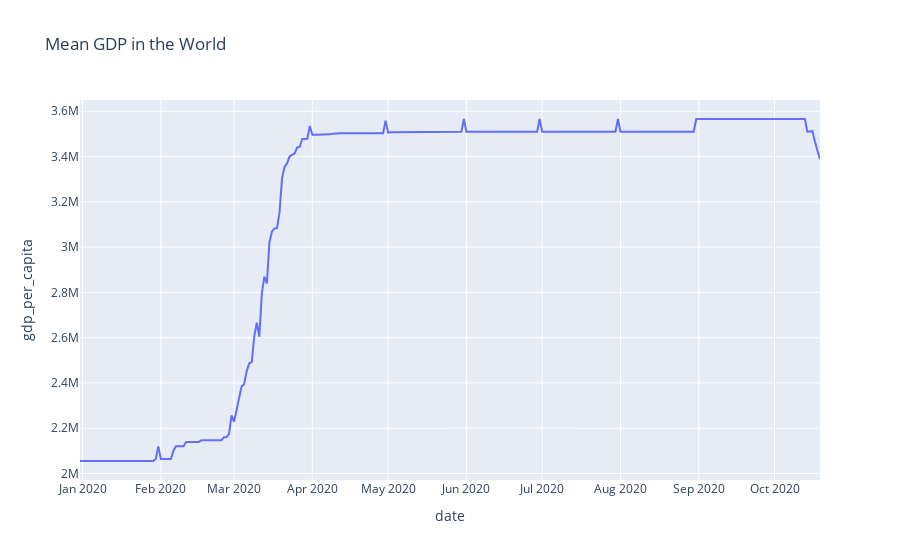

Notebook code for this chart:
### Code cell
columns = ["location","date", "gdp_per_capita"]
dfGDPWorld = df[columns].groupby(['date', 'location']).mean().reset_index()
dfGDPWorld = dfGDPWorld.groupby('date').sum().reset_index()
display(dfGDPWorld.head())

fig = px.line(dfGDPWorld, x="date", y="gdp_per_capita", title='Mean GDP in the World')
fig.show()

### Figure 1 — Plotly figure (JSON) as saved in the notebook; plotly's stock layout.template omitted (floating-point values rounded to 4 significant figures; data arrays with more than 128 entries replaced by an {"elided": "..."} marker saying what was removed)
{"data": [{"hovertemplate": "date=%{x}<br>gdp_per_capita=%{y}<extra></extra>", "legendgroup": "", "line": {"color": "#636efa", "dash": "solid"}, "mode": "lines", "name": "", "orientation": "v", "showlegend": false, "type": "scatter", "x": {"elided": "294 str values"}, "xaxis": "x", "y": {"elided": "294 float values"}, "yaxis": "y"}], "layout": {"legend": {"tracegroupgap": 0}, "title": {"text": "Mean GDP in the World"}, "xaxis": {"anchor": "y", "domain": [0, 1], "title": {"text": "date"}}, "yaxis": {"anchor": "x", "domain": [0, 1], "title": {"text": "gdp_per_capita"}}}}
